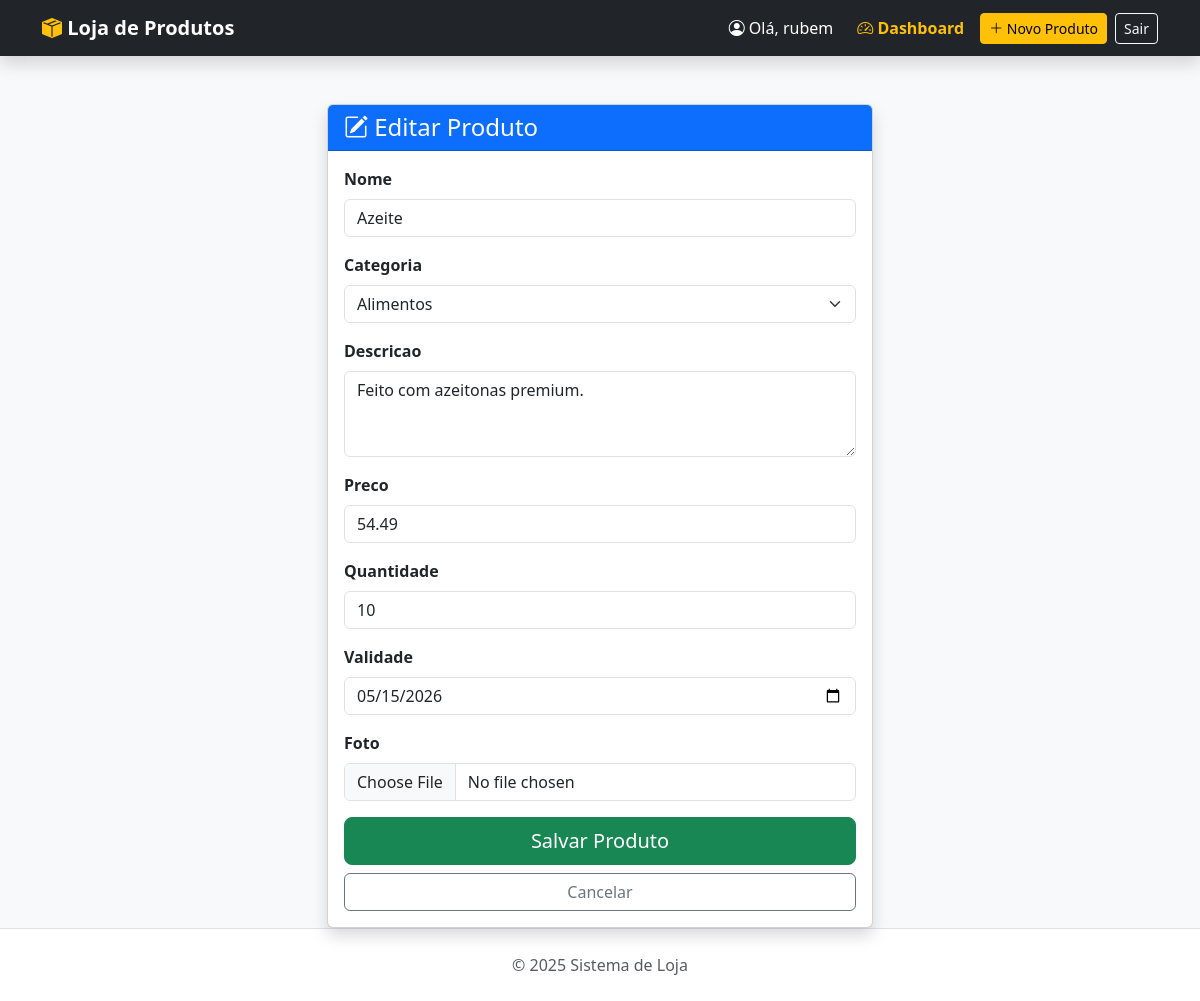
The app's page /editar/5/ (signed in) with its own data.
### gestao/models.py (models this page shows, shortened)
class Produto(models.Model):
    nome = models.CharField(max_length=100)
    descricao = models.TextField()
    preco = models.DecimalField(max_digits=10, decimal_places=2)
    validade = models.DateField()
    quantidade = models.IntegerField(default=0)
    foto = models.ImageField(upload_to='produtos/', blank=True, null=True)
    categoria = models.ForeignKey(Categoria, on_delete=models.SET_NULL, null=True, blank=True)

### gestao/views.py (the view)
# urls.py: path('editar/<int:produto_id>/', views.produto_edit, name='produto_edit'),
@login_required
def produto_edit(request, produto_id):
    produto = get_object_or_404(Produto, pk=produto_id)
    if request.method == "POST":
     form = ProdutoForm(request.POST, request.FILES, instance=produto)
     if form.is_valid():
         form.save()
         return redirect('produto_list')
    else:
         form = ProdutoForm(instance=produto)
    return render(request, 'gestao/produto_novo.html', {'form': form})

### gestao/forms.py
class ProdutoForm(forms.ModelForm):
    class Meta:
        model = Produto
        fields = ['nome', 'categoria', 'descricao', 'preco', 'quantidade','validade', 'foto']
        widgets = {
            'nome': forms.TextInput(attrs={'class': 'form-control', 'placeholder': 'Ex: Notebook Dell'}),
            'descricao': forms.Textarea(attrs={'class': 'form-control', 'rows': 3}),
            'preco': forms.NumberInput(attrs={'class': 'form-control', 'placeholder': '0.00'}),
            'quantidade': forms.NumberInput(attrs={'class': 'form-control', 'placeholder': 'Qtd em estoque'}),
            'validade': forms.DateInput(attrs={'class': 'form-control', 'type': 'date'}),
            'categoria': forms.Select(attrs={'class': 'form-select'}),
            'foto': forms.FileInput(attrs={'class': 'form-control'}),
        }

### gestao/models.py (called while the page is built)
    def __str__(self):
        return self.nome

### gestao/templates/gestao/produto_novo.html (shortened to what this page needs)
{% extends 'gestao/base.html' %}
{% block content %}
<div class="row justify-content-center">
    <div class="col-md-6">
        <div class="card shadow">
            <div class="card-header bg-primary text-white">
                <h4 class="mb-0">
                    <i class="bi bi-pencil-square"></i>
                     {% if form.instance.pk %}Editar Produto{% else %}Novo Produto{% endif %}
                </h4>
            </div>
            <div class="card-body">
                <form method="POST" enctype="multipart/form-data">
                    {% for field in form %}
                    <div class="mb-3">
                        <label class="form-label fw-bold">{{ field.label }}</label>
                        {{ field }}
                    </div>
                    {% endfor %}
                    <div class="d-grid gap-2">
                        <button type="submit" class="btn btn-success btn-lg">Salvar Produto</button>
                        <a href="{% url 'produto_list' %}" class="btn btn-outline-secondary">Cancelar</a>
                    </div>
                </form>
            </div>
        </div>
    </div>
</div>
{% endblock %}

### gestao/templates/gestao/base.html (shortened to what this page needs)
<!DOCTYPE html>
<html lang="pt-br">
<head>
    <link href="https://cdn.jsdelivr.net/npm/bootstrap@5.3.0/dist/css/bootstrap.min.css" rel="stylesheet">
    <link rel="stylesheet" href="https://cdn.jsdelivr.net/npm/bootstrap-icons@1.11.3/font/bootstrap-icons.min.css">
</head>
<body class="d-flex flex-column min-vh-100 bg-light">
    <nav class="navbar navbar-expand-lg navbar-dark bg-dark shadow">
        <div class="container">
            <a class="navbar-brand fw-bold" href="/">
                <i class="bi bi-box-seam-fill text-warning"></i> Loja de Produtos
            </a>
            <div class="collapse navbar-collapse" id="navbarNav">
                <ul class="navbar-nav ms-auto align-items-center">
                    {% if user.is_authenticated %}
                        <li class="nav-item me-3 text-white">
                            <i class="bi bi-person-circle"></i> Olá, {{ user.username }}
                        </li>
                        {% if user.is_staff %}
                        <li class="nav-item me-2">
                            <a class="nav-link text-warning fw-bold" href="{% url 'dashboard' %}">
                                <i class="bi bi-speedometer2"></i> Dashboard
                            </a>
                        </li>
                        {% endif %}
                        <li class="nav-item">
                            <a class="btn btn-warning btn-sm" href="{% url 'produto_novo' %}">
                                <i class="bi bi-plus-lg"></i> Novo Produto
                            </a>
                        </li>
                        <li class="nav-item ms-2">
                            <form action="{% url 'logout' %}" method="post" class="d-inline">
                                <button type="submit" class="btn btn-outline-light btn-sm">Sair</button>
                            </form>
                        </li>
                    {% else %}
                        <li class="nav-item">
                            <a class="btn btn-outline-light btn-sm" href="{% url 'login' %}">
                                <i class="bi bi-box-arrow-in-right"></i> Fazer Login
                            </a>
                        </li>
                    {% endif %}
                </ul>
            </div>
        </div>
    </nav>
    <div class="container mt-5">
        {% block content %}
        {% endblock %}
    </div>
    <footer class="bg-white text-center py-4 mt-auto border-top">
        <div class="container">
            <p class="mb-0 text-muted">&copy; 2025 Sistema de Loja</p>
        </div>
    </footer>
</body>
</html>

### records on screen
Produto: form "Azeite" "Alimentos" "Feito com azeitonas premium." "54.49" "10" "05/15/2026"

### other values on screen
{{ user.username }} "rubem"
{{ field.label }} "Nome" "Categoria" "Descricao" "Preco" "Quantidade" "Validade" "Foto"
